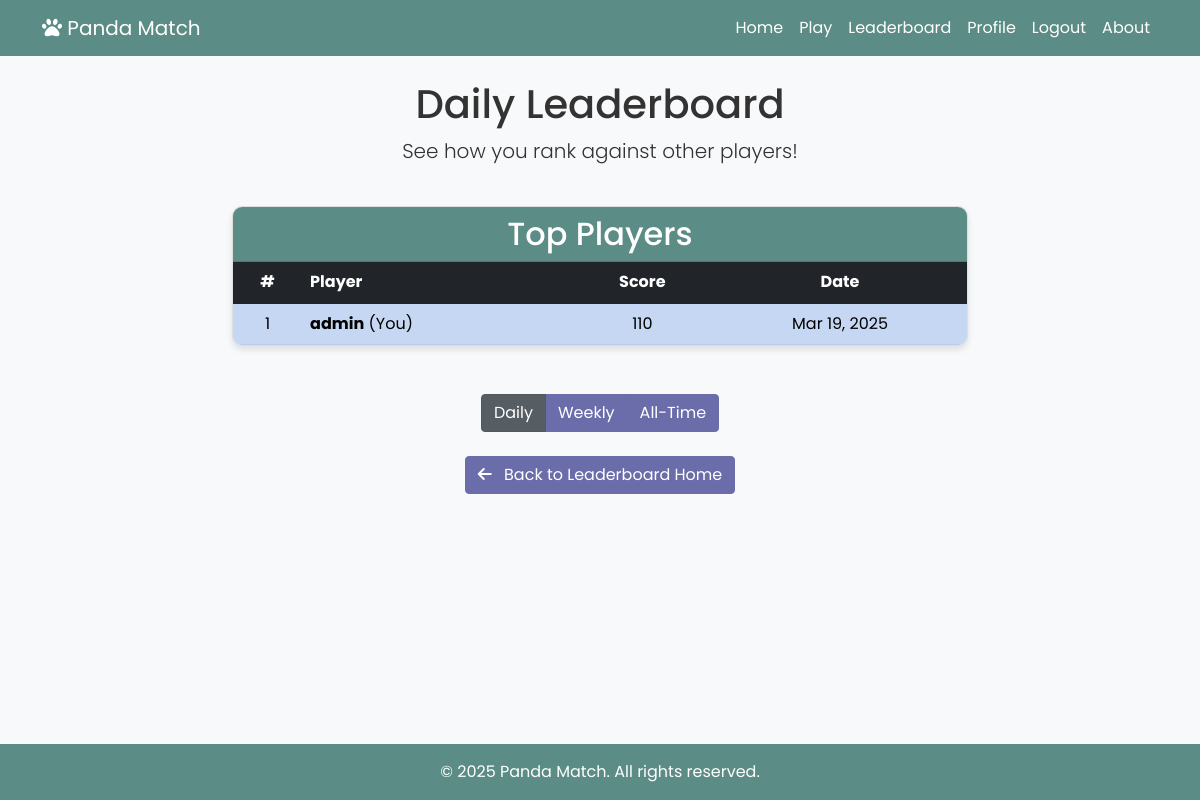
/leaderboard/daily/ (signed in), run on the app's committed database.
### leaderboard/models.py (models this page shows, shortened)
class Leaderboard(models.Model):
    PERIOD_CHOICES = [
        ('daily', 'Daily'),
        ('weekly', 'Weekly'),
        ('all_time', 'All Time'),
    ]
    player = models.ForeignKey(Player, on_delete=models.CASCADE)
    score = models.IntegerField(default=0)
    period = models.CharField(max_length=10, choices=PERIOD_CHOICES)
    date_recorded = models.DateField(auto_now_add=True)
    class Meta:
        unique_together = ['player', 'period', 'date_recorded']
        indexes = [
            models.Index(fields=['period', 'score']),
            models.Index(fields=['date_recorded']),
        ]

### accounts/models.py (models this page shows, shortened)
class Player(models.Model):
    user = models.OneToOneField(User, on_delete=models.CASCADE, related_name='player')
    score = models.IntegerField(default=0)
    level_progress = models.IntegerField(default=1)

### leaderboard/views.py (the view)
# urls.py: path('daily/', views.daily_leaderboard, name='daily_leaderboard'),
@login_required
def daily_leaderboard(request):
    today = timezone.now().date()
    top_players = Leaderboard.objects.filter(
        period='daily',
        date_recorded=today
    ).order_by('-score')[:10]
    player_rank = None
    player_entry = Leaderboard.objects.filter(
        period='daily',
        date_recorded=today,
        player=request.user.player
    ).first()
    if player_entry:
        higher_scores = Leaderboard.objects.filter(
            period='daily',
            date_recorded=today,
            score__gt=player_entry.score
        ).count()
        player_rank = higher_scores + 1
    context = {
        'leaderboard_type': 'Daily',
        'top_players': top_players,
        'player_rank': player_rank,
        'player_entry': player_entry
    }
    return render(request, 'leaderboard/leaderboard.html', context)

### templates/leaderboard/leaderboard.html (shortened to what this page needs)
{% extends 'base.html' %}
{% block content %}
<div class="row mb-4">
    <div class="col-12 text-center">
        <h1>{{ leaderboard_type }} Leaderboard</h1>
        <p class="lead">See how you rank against other players!</p>
    </div>
</div>
<div class="row mb-5">
    <div class="col-md-8 mx-auto">
        <div class="card">
            <div class="card-header">
                <h2 class="text-center mb-0">Top Players</h2>
            </div>
            <div class="card-body p-0">
                <table class="table table-hover table-striped mb-0">
                    <thead class="table-dark">
                        <tr>
                            <th scope="col" class="text-center">#</th>
                            <th scope="col">Player</th>
                            <th scope="col" class="text-center">Score</th>
                            {% if leaderboard_type != "All Time" %}
                            <th scope="col" class="text-center">Date</th>
                            {% endif %}
                        </tr>
                    </thead>
                    <tbody>
                        {% for entry in top_players %}
                        <tr {% if entry.player == user.player %}class="table-primary"{% endif %}>
                            <td class="text-center">{{ forloop.counter }}</td>
                            <td>
                                {% if entry.player == user.player %}
                                <strong>{{ entry.player.user.username }}</strong> (You)
                                {% else %}
                                {{ entry.player.user.username }}
                                {% endif %}
                            </td>
                            <td class="text-center">{{ entry.score }}</td>
                            {% if leaderboard_type != "All Time" %}
                            <td class="text-center">{{ entry.date_recorded|date:"M d, Y" }}</td>
                            {% endif %}
                        </tr>
                        {% empty %}
                        <tr>
                            <td colspan="4" class="text-center">No players on the leaderboard yet.</td>
                        </tr>
                        {% endfor %}
                    </tbody>
                </table>
            </div>
        </div>
    </div>
</div>
<div class="row mb-4">
    <div class="col-12 text-center">
        <div class="btn-group" role="group">
            <a href="{% url 'daily_leaderboard' %}" class="btn btn-secondary {% if leaderboard_type == 'Daily' %}active{% endif %}">Daily</a>
            <a href="{% url 'weekly_leaderboard' %}" class="btn btn-secondary {% if leaderboard_type == 'Weekly' %}active{% endif %}">Weekly</a>
            <a href="{% url 'all_time_leaderboard' %}" class="btn btn-secondary {% if leaderboard_type == 'All Time' %}active{% endif %}">All-Time</a>
        </div>
    </div>
</div>
<div class="row">
    <div class="col-12 text-center">
        <a href="{% url 'leaderboard_home' %}" class="btn btn-secondary">
            <i class="fas fa-arrow-left me-2"></i> Back to Leaderboard Home
        </a>
    </div>
</div>
{% endblock %}

### templates/base.html (style rules this page uses)
:root { --primary-color: #5b8c85; --secondary-color: #6a6da9; --background-color: #f8f9fa; --text-color: #333; --light-color: #fff; --border-radius: 10px; }
body { font-family: 'Poppins', sans-serif; background-color: var(--background-color); color: var(--text-color); min-height: 100vh; display: flex; flex-direction: column; }
.btn-secondary { background-color: var(--secondary-color); border-color: var(--secondary-color); }
.card { border-radius: var(--border-radius); overflow: hidden; box-shadow: 0 4px 6px rgba(0, 0, 0, 0.1); }
.card-header { background-color: var(--primary-color); color: var(--light-color); }

### data on the page
Leaderboard: period "Daily", player.user.username "admin", score "110", date_recorded "Mar 19, 2025"
